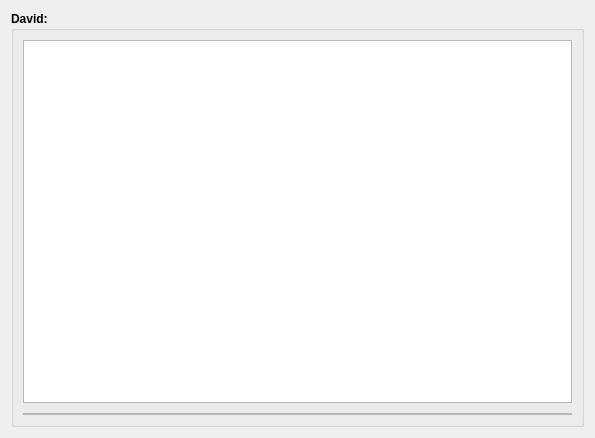
<?xml version="1.0" encoding="UTF-8"?>
<ui version="4.0">
 <class>Form</class>
 <widget class="QWidget" name="Form">
  <property name="geometry">
   <rect>
    <x>0</x>
    <y>0</y>
    <width>595</width>
    <height>438</height>
   </rect>
  </property>
  <property name="windowTitle">
   <string>Form</string>
  </property>
  <layout class="QVBoxLayout" name="verticalLayout_3">
   <item>
    <widget class="QGroupBox" name="groupBox">
     <property name="font">
      <font>
       <weight>75</weight>
       <bold>true</bold>
      </font>
     </property>
     <property name="title">
      <string>David:</string>
     </property>
     <property name="flat">
      <bool>true</bool>
     </property>
     <layout class="QVBoxLayout" name="verticalLayout_2">
      <property name="spacing">
       <number>10</number>
      </property>
      <item>
       <widget class="QPlainTextEdit" name="plainTextEdit">
        <property name="font">
         <font>
          <pointsize>10</pointsize>
          <weight>50</weight>
          <bold>false</bold>
         </font>
        </property>
        <property name="readOnly">
         <bool>true</bool>
        </property>
       </widget>
      </item>
      <item>
       <widget class="QFrame" name="frame">
        <property name="frameShape">
         <enum>QFrame::StyledPanel</enum>
        </property>
        <property name="frameShadow">
         <enum>QFrame::Raised</enum>
        </property>
        <layout class="QVBoxLayout" name="verticalLayout">
         <property name="spacing">
          <number>10</number>
         </property>
         <property name="margin">
          <number>0</number>
         </property>
        </layout>
       </widget>
      </item>
     </layout>
    </widget>
   </item>
  </layout>
 </widget>
 <resources/>
 <connections/>
</ui>
